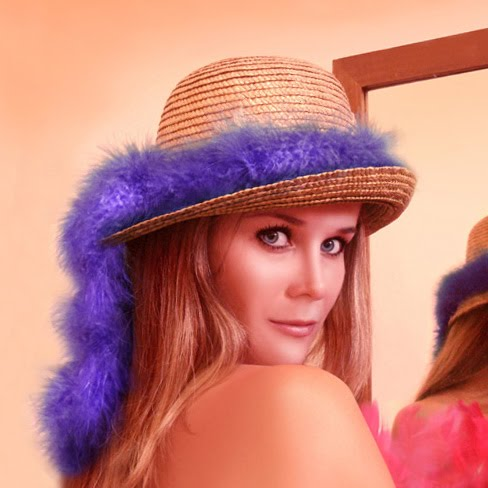
#> input picture opencv1/lena.jpg, 488 x 488 px
$ python exemplo4-sub-img.py
#> lines starting #> are read from the running program, lines starting #| are printed output that depends on the picture
import cv2 as cv

imgLena= cv.imread("lena.jpg")
#> imgLena is the input picture: shape (488, 488, 3); mean B, G, R 124.7, 131.6, 200.8

cv.imshow("Janela",imgLena)

imgGrid = cv.imread("grid.png")
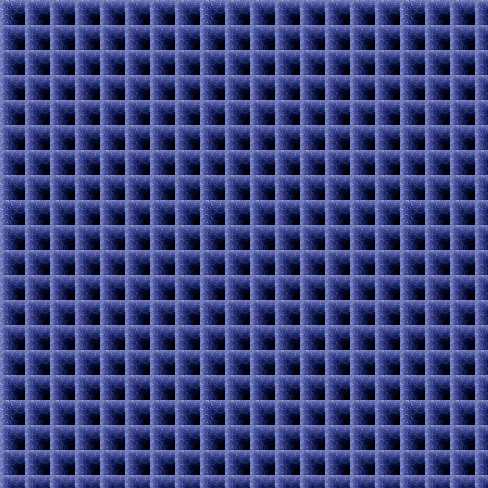
#> input picture opencv1/grid.png, 488 x 488 px
#> imgGrid is the input picture: shape (488, 488, 3); mean B, G, R 124.1, 65.7, 58.1
cv.imshow("Janela1",imgGrid)

imgSub = cv.subtract(imgLena,imgGrid)
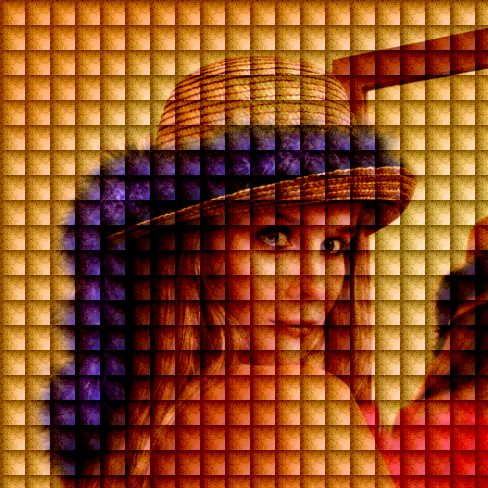
#> imgSub: shape (488, 488, 3); mean B, G, R 31.2, 75.7, 144.3
cv.imshow("Janela2",imgSub)

cv.imwrite("imagensSaida/lenaSubGrid.jpg",imgSub)
